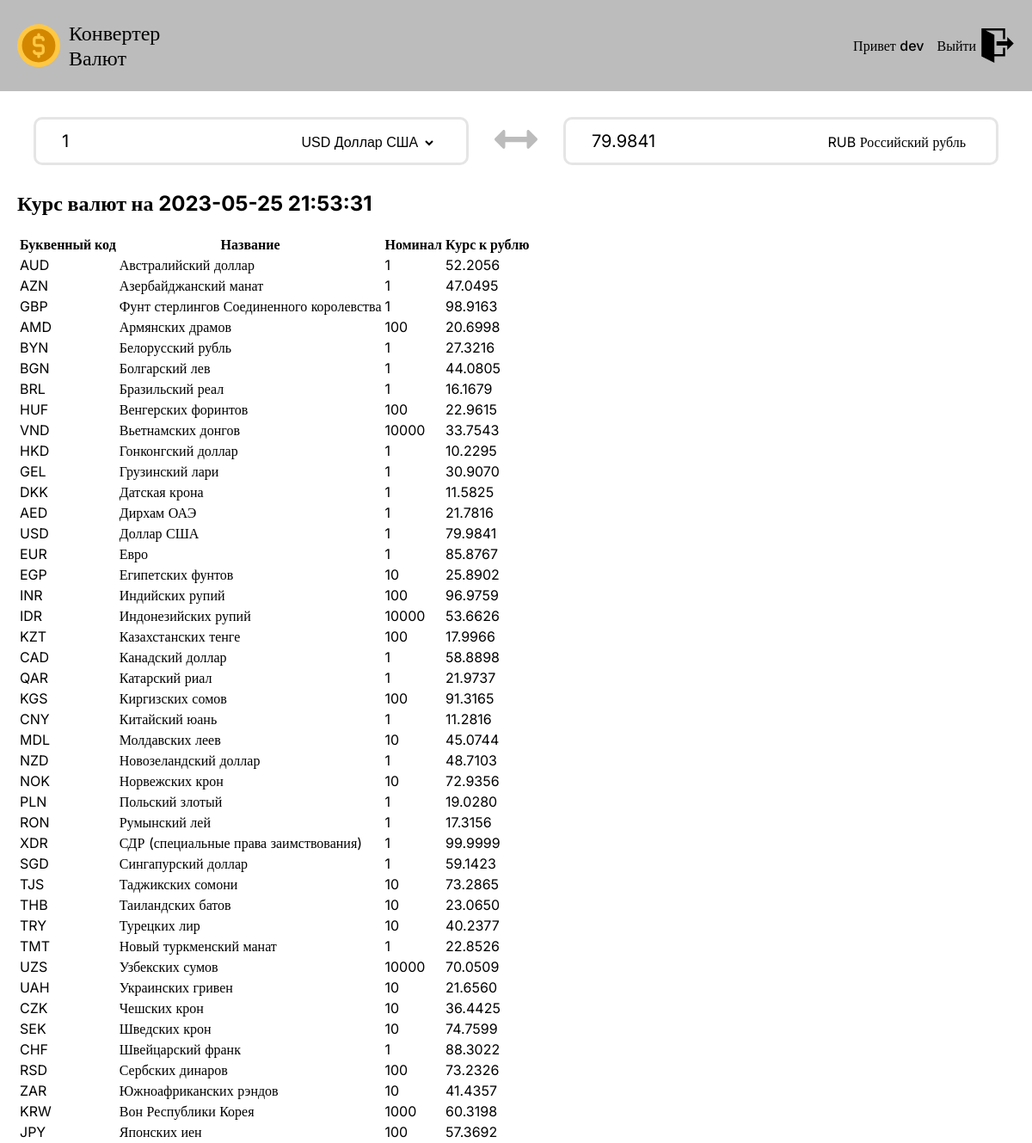
Screenshot of /profile (signed in) with the database file from the repository.
### tables this page shows
CREATE TABLE `currency` (
  `id` int(11) NOT NULL,
  `char_name` varchar(3) NOT NULL,
  `name` varchar(50) NOT NULL,
  `nominal` int(11) NOT NULL,
  `value` decimal(6,4) NOT NULL,
  `time` datetime NOT NULL DEFAULT current_timestamp()
);

### views/View.php (called while the page is built)
<?php
class View {
    public function render($template, $pageData) {
        include ROOT. $template;
    }
}

### controllers/ProfileController.php (called while the page is built, shortened)
<?php
class ProfileController extends Controller
{
    private $pageTemplate = '/templates/profile__template.php';
    public function __construct() {
        $this->model = new ProfileModel();
        $this->view = new View();
    }
    public function index() {
        $this->pageData['title'] = "Личный кабинет";
        $this->pageData['currency'] = $this->model->getCurrencies();
        $this->view->render($this->pageTemplate, $this->pageData);
    }
}

### utils/Route.php (called while the page is built, shortened)
<?php
class Route
{
    public static function buildRoute() {
        $action = "index";
        $controller = new $controllerName();
        $controller->$action();
    }
}

### utils/config.php (called while the page is built, shortened)
<?php
require_once("DB.php");
require_once("Route.php");
require_once MODEL_PATH."Model.php";
require_once CONTROLLER_PATH."Controller.php";
require_once VIEW_PATH."View.php";
Route::buildRoute();

### index.php (called while the page is built)
<?php
require_once __DIR__ . "/utils/config.php";

### models/Model.php (called while the page is built, shortened)
<?php
class Model
{
    public function __construct(){
        $this->DB = DB::connect();
    }
}

### utils/DB.php (called while the page is built, shortened)
<?php
class DB{
    public static function connect(){
        $servername = self::servername;
        $username= self::username;
        $password = self::password;
        $DBname = self::DBname;
        $mysqli = new mysqli($servername, $username, $password, $DBname);
        return $mysqli;
    }
}

### models/ProfileModel.php (called while the page is built)
<?php
class ProfileModel extends Model
{
    public function getCurrencies(){
        $sql = "SELECT * FROM currency";
        $res = $this->DB->query($sql);
        if($res->num_rows > 0){
            return $res;
        }
    }
}

### templates/profile__template.php (the view, shortened to what this page needs)
<!doctype html>
<html lang="en">
<head>
    <link rel="stylesheet" href="/assets/css/style.css">
</head>
<body>
    <header class="wrapper">
        <div class="container">
            <div class="logo">
                <p>Конвертер<br>Валют</p>
            </div>
            <div class="profile">
                <p>Привет <span><?= $_SESSION['login'] ?></span></p>
                <a href="/converter/profile/logout" >Выйти
                </a>
            </div>
        </div>
    </header>
    <main class="wrapper">
        <div class="container">
            <form class="converter">
                <div class="item">
                    <input type="number" min="1" value="1" name="cur">
                    <select>
                        <?php
                        $time = '';
                        $flag = false;
                        $usd = '';
                        foreach($pageData['currency'] as $select){
                            if(!$flag){
                                $time = $select['time'];
                                $flag = true;
                            }
                            ?>
                            <option data-value="<?= $select['value']?>" data-nom="<?= $select['nominal']?>" <?php if($select['char_name'] == 'USD'){ echo 'selected="selected"'; $usd = $select['value'];} ?>><?= $select['char_name']." ".$select['name']?></option>
                            <?php
                        }
                        ?>
                    </select>
                </div>
                <div class="arrow">
                </div>
                <div class="item">
                    <input type="number" min="1" value="<?= $usd; ?>" readonly name="rub">
                    <span>RUB Российский рубль</span>
                </div>
            </form>
            <h2>Курс валют на
                <?php
                echo $time;
                ?>
            </h2>
            <table>
                <tr>
                    <th>Буквенный код</th>
                    <th>Название</th>
                    <th>Номинал</th>
                    <th>Курс к рублю</th>
                </tr>
                <?php
                foreach($pageData['currency'] as $result){?>
                    <tr>
                        <td><?= $result['char_name'] ?></td>
                        <td><?= $result['name'] ?></td>
                        <td><?= $result['nominal'] ?></td>
                        <td><?= $result['value'] ?></td>
                    </tr>
                    <?php
                }
                ?>
            </table>
        </div>
    </main>
</body>
</html>

### assets/css/style.css (style rules this page uses)
*, *:before, *:after { -moz-box-sizing: border-box; -webkit-box-sizing: border-box; box-sizing: border-box; }
nav, footer, header, aside { display: block; padding: 0; }
html, body { width: 100%; font-size: 100%; -ms-text-size-adjust: 100%; -moz-text-size-adjust: 100%; -webkit-text-size-adjust: 100%; margin:0; overflow-x: hidden; position: relative; }
input, button, textarea { font-family: inherit; }
a, a:visited { text-decoration: none; }
body { font-family: "Inter"; position: relative; }
.wrapper { display: flex; justify-content: center; }
.container { width: 1160px; }
header { background-color: #bcbcbc; }
header .container { display: flex; justify-content: space-between; align-items: center; }
.logo { display: flex; align-items: center; }
.logo p { margin-left: 10px; font-size: 24px; font-weight: 500; }
.profile { display: flex; align-items: center; }
.profile p { font-size: 16px; margin-right: 15px; }
.profile p span { font-weight: 500; }
.profile a { display: flex; align-items: center; font-size: 16px; color: #000; }
.profile a svg { margin-left: 5px; }
.converter { display: flex; justify-content: center; align-items: center; margin: 30px 0; }
select { width: 160px; font-size: 16px; height: 100%; border:none; background-color: transparent; }
option { font-size: 16px; }
.item span { width: 160px; font-size: 16px; }
.item { width: 500px; height: 50px; border: 3px solid #e5e5e5; border-radius: 10px; box-sizing: content-box; }
.item input { height: 100%; border: none; width: 300px; outline: none; background-color: transparent; font-size: 20px; padding-left: 30px; }
.arrow { margin: 0 30px; order: 1; }
.item:first-child { order: 0; }
.item:last-child { order: 2; }

### rows the page displays
currency: rub "79.9841", char_name "USD", name "Доллар США", nominal "1", value "79.9841"
currency: time "2023-05-25 21:53:31", char_name "AUD", name "Австралийский доллар", nominal "1", value "52.2056"
currency: char_name "AZN", name "Азербайджанский манат", nominal "1", value "47.0495"
currency: char_name "GBP", name "Фунт стерлингов Соединенного королевства", nominal "1", value "98.9163"
currency: char_name "AMD", name "Армянских драмов", nominal "100", value "20.6998"
currency: char_name "BYN", name "Белорусский рубль", nominal "1", value "27.3216"
currency: char_name "BGN", name "Болгарский лев", nominal "1", value "44.0805"
currency: char_name "BRL", name "Бразильский реал", nominal "1", value "16.1679"
currency: char_name "HUF", name "Венгерских форинтов", nominal "100", value "22.9615"
currency: char_name "VND", name "Вьетнамских донгов", nominal "10000", value "33.7543"
currency: char_name "HKD", name "Гонконгский доллар", nominal "1", value "10.2295"
currency: char_name "GEL", name "Грузинский лари", nominal "1", value "30.9070"
currency: char_name "DKK", name "Датская крона", nominal "1", value "11.5825"
currency: char_name "AED", name "Дирхам ОАЭ", nominal "1", value "21.7816"
currency: char_name "EUR", name "Евро", nominal "1", value "85.8767"
currency: char_name "EGP", name "Египетских фунтов", nominal "10", value "25.8902"
currency: char_name "INR", name "Индийских рупий", nominal "100", value "96.9759"
currency: char_name "IDR", name "Индонезийских рупий", nominal "10000", value "53.6626"
currency: char_name "KZT", name "Казахстанских тенге", nominal "100", value "17.9966"
currency: char_name "CAD", name "Канадский доллар", nominal "1", value "58.8898"
currency: char_name "QAR", name "Катарский риал", nominal "1", value "21.9737"
currency: char_name "KGS", name "Киргизских сомов", nominal "100", value "91.3165"
currency: char_name "CNY", name "Китайский юань", nominal "1", value "11.2816"
currency: char_name "MDL", name "Молдавских леев", nominal "10", value "45.0744"
currency: char_name "NZD", name "Новозеландский доллар", nominal "1", value "48.7103"
currency: char_name "NOK", name "Норвежских крон", nominal "10", value "72.9356"
currency: char_name "PLN", name "Польский злотый", nominal "1", value "19.0280"
currency: char_name "RON", name "Румынский лей", nominal "1", value "17.3156"
currency: char_name "XDR", name "СДР (специальные права заимствования)", nominal "1", value "99.9999"
currency: char_name "SGD", name "Сингапурский доллар", nominal "1", value "59.1423"
currency: char_name "TJS", name "Таджикских сомони", nominal "10", value "73.2865"
currency: char_name "THB", name "Таиландских батов", nominal "10", value "23.0650"
currency: char_name "TRY", name "Турецких лир", nominal "10", value "40.2377"
currency: char_name "TMT", name "Новый туркменский манат", nominal "1", value "22.8526"
currency: char_name "UZS", name "Узбекских сумов", nominal "10000", value "70.0509"
currency: char_name "UAH", name "Украинских гривен", nominal "10", value "21.6560"
currency: char_name "CZK", name "Чешских крон", nominal "10", value "36.4425"
currency: char_name "SEK", name "Шведских крон", nominal "10", value "74.7599"
currency: char_name "CHF", name "Швейцарский франк", nominal "1", value "88.3022"
currency: char_name "RSD", name "Сербских динаров", nominal "100", value "73.2326"
currency: char_name "ZAR", name "Южноафриканских рэндов", nominal "10", value "41.4357"
currency: char_name "KRW", name "Вон Республики Корея", nominal "1000", value "60.3198"
currency: char_name "JPY", name "Японских иен", nominal "100", value "57.3692"

### other values shown
$_SESSION['login'] "dev"
form field value "USD Доллар США"
